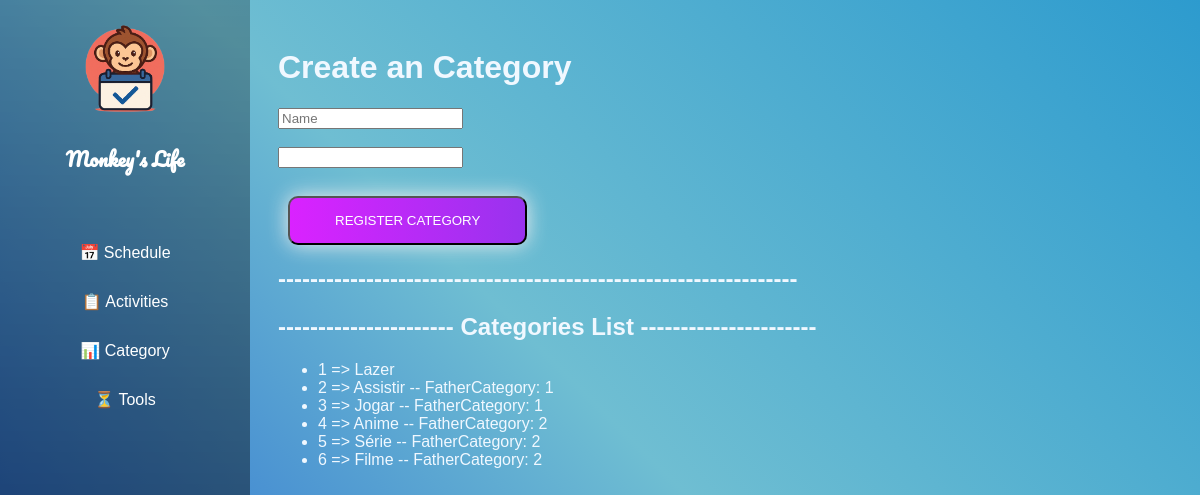
Page /activities/category on the committed database.
### schedule/blueprints/activities/models.py (models this page shows, shortened)
class Category(db.Model):
    __tablename__ = 'categories'
    id = db.Column(db.Integer, primary_key=True)
    name = db.Column(db.String(25), nullable=False)
    description = db.Column(db.String(200), nullable=True)
    category_father = db.Column(db.Integer, db.ForeignKey('categories.id'))

### schedule/blueprints/activities/routes.py (the view, shortened to what this page needs)
@activity.route('/category', methods=['POST', 'GET'])
def index_category():
    if request.method == 'GET':
        categories = Category.query.all()
        return render_template('activities/index_category.html', categories=categories)

### schedule/blueprints/activities/templates/activities/index_category.html (shortened to what this page needs)
{% extends "base.html" %}
{% block content %}
<div class="content">
    <h1>Create an Category</h1>
    <form action="{{ url_for('activity.index_category') }}" method="POST">
        <input type="text" name="name" placeholder="Name" required><br><br>
        <input list="categories" name="category_id" id="category_id">
        <br><br>
        <button class="btn-grad" type="submit">Register Category</button>
    </form>
    <h2>-----------------------------------------------------------------</h2>
    <h2>---------------------- Categories List ----------------------</h2>
    <ul>
        {% for category in categories %}
            <li>{{category.id}} => {{ category.name }} {% if category.category_father %} -- FatherCategory: {{ category.category_father }}{% endif %}</li>
        {% endfor %}
    </ul>
</div>
{% endblock %}

### schedule/static/css/style.css (style rules this page uses)
body { background-color: #2d9bce; background-image: linear-gradient(225deg, #2d9bce 0%, #6fbed2 50%, #1856d2 100%); display: flex; min-height: 100vh; font-family: 'Montserrat', sans-serif; color: #f0f8ff; }
.content { margin-left: 250px; padding: 20px; flex: 1; }
.btn-grad { background-image: linear-gradient(to right, #DA22FF 0%, #9733EE 51%, #DA22FF 100%) }
.btn-grad { margin: 10px; padding: 15px 45px; text-align: center; text-transform: uppercase; transition: 0.5s; background-size: 200% auto; color: white; box-shadow: 0 0 20px #eee; border-radius: 10px; display: block; }

### rows in the picture
Category: id "1", name "Lazer"
Category: id "2", name "Assistir", category_father "1"
Category: id "3", name "Jogar", category_father "1"
Category: id "4", name "Anime", category_father "2"
Category: id "5", name "Série", category_father "2"
Category: id "6", name "Filme", category_father "2"
